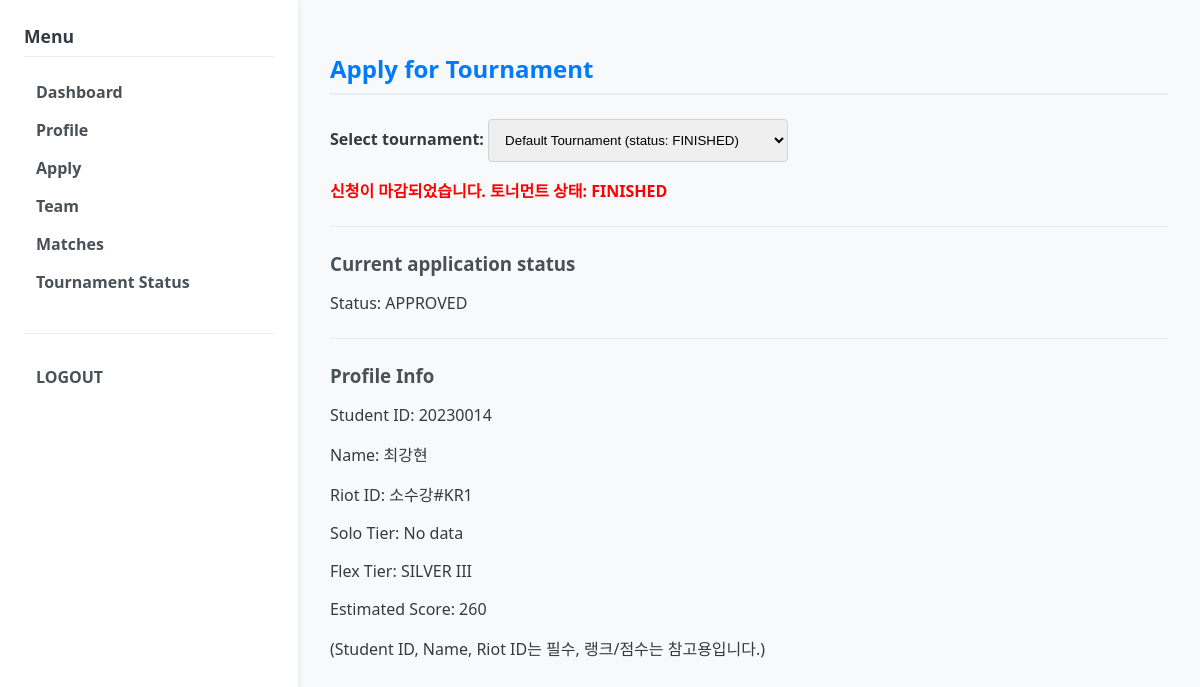
The page /user/apply (signed in) on the database its author committed.
### models.py (models this page shows)
class Tournament(db.Model):
    __tablename__ = "tournaments"
    id = db.Column(db.Integer, primary_key=True)
    name = db.Column(db.String(128), nullable=False)
    type = db.Column(db.String(16), default="KNOCKOUT") # 대회 방식: "KNOCKOUT", "LEAGUE", "LEAGUE_FINAL"
    status = db.Column(db.String(32), default="OPEN")  # OPEN, IN_PROGRESS, FINISHED
    current_stage = db.Column(db.String(16), default="LEAGUE") # 현재 단계: LEAGUE, PLAYOFF, FINAL 등
    created_at = db.Column(db.DateTime, default=datetime.utcnow)
    participants = db.relationship("Participant", back_populates="tournament")
    teams = db.relationship("Team", back_populates="tournament")

class Participant(db.Model):
    __tablename__ = "participants"
    id = db.Column(db.Integer, primary_key=True)
    user_id = db.Column(db.Integer, db.ForeignKey("users.id"), nullable=False)
    tournament_id = db.Column(db.Integer, db.ForeignKey("tournaments.id"), nullable=False)
    status = db.Column(db.String(16), default="PENDING")  # PENDING, APPROVED, REJECTED
    created_at = db.Column(db.DateTime, default=datetime.utcnow)
    user = db.relationship("User", back_populates="participants")
    tournament = db.relationship("Tournament", back_populates="participants")
    team_membership = db.relationship("TeamMember", back_populates="participant", uselist=False)

class User(db.Model):
    __tablename__ = "users"
    id = db.Column(db.Integer, primary_key=True)
    username = db.Column(db.String(64), unique=True, nullable=False)
    password_hash = db.Column(db.String(128), nullable=False)
    role = db.Column(db.String(50), default="USER")  # USER, ADMIN
    approval_status = db.Column(db.String(16), default="PENDING") # PENDING, APPROVED, REJECTED
    student_id = db.Column(db.String(20))      # 학번
    real_name = db.Column(db.String(64))       # 이름
    summoner_riot_id = db.Column(db.String(64))  # "닉네임#태그" 형식 (예: Clyde00#KR1)
    puuid = db.Column(db.String(128))
    tier = db.Column(db.String(32))
    solo_tier = db.Column(db.String(32))  # 예: "PLATINUM IV"
    flex_tier = db.Column(db.String(32))  # 예: "GOLD III"
    actual_score = db.Column(db.Integer)  # 관리자 입력 실제 점수
    primary_role = db.Column(db.String(16))
    secondary_role1 = db.Column(db.String(16))
    secondary_role2 = db.Column(db.String(16))
    created_at = db.Column(db.DateTime, default=datetime.utcnow)
    participants = db.relationship("Participant", back_populates="user")

### app.py (the view, shortened to what this page needs)
@app.route("/user/apply", methods=["GET", "POST"])
@login_required(role="USER")
def user_apply():
    user = current_user()
    tournaments = Tournament.query.all()
    selected_tournament_id = None
    if tournaments:
        selected_tournament_id = tournaments[0].id
    current_tournament = None
    is_application_open = False
    if selected_tournament_id:
        current_tournament = Tournament.query.get(selected_tournament_id)
        if current_tournament:
            if current_tournament.status == "OPEN":
                is_application_open = True
    current_participant = None
    if selected_tournament_id:
        current_participant = Participant.query.filter_by(
            user_id=user.id,
            tournament_id=selected_tournament_id,
        ).first()
    return render_template(
        "user/apply.html",
        user=user,
        tournaments=tournaments,
        selected_tournament_id=selected_tournament_id,
        current_participant=current_participant,
        is_application_open=is_application_open, # 템플릿에 전달
        current_tournament=current_tournament, # 템플릿에 전달
    )

### app.py (called while the page is built)
def current_user():
    user_id = session.get("user_id")
    if not user_id:
        return None
    user = User.query.get(user_id)
    return user

def login_required(role=None):
    def decorator(fn):
        from functools import wraps
        @wraps(fn)
        def wrapper(*args, **kwargs):
            user = current_user()
            active_role = session.get("role")
            if not user or not active_role:
                return redirect(url_for("login_page"))
            if role and active_role != role:
                flash("Permission denied. You are logged in as " + active_role + ".")
                return redirect(url_for("login_page"))
            return fn(*args, **kwargs)
        return wrapper
    return decorator

@app.context_processor
def inject_helpers():
    return dict(
        calculate_estimated_score=calculate_estimated_score,
        get_user_score=get_user_score,
        get_member_weighted_score=get_member_weighted_score,
    )

### score.py (called while the page is built)
def parse_tier_rank(tier_str: str | None) -> tuple[str | None, str | None]:
    if not tier_str:
        return None, None
    parts = tier_str.strip().split()
    if len(parts) == 1:
        return parts[0], None
    elif len(parts) >= 2:
        return parts[0], parts[1]
    return None, None

def tier_to_score(tier_str: str | None) -> int | None:
    tier, div = parse_tier_rank(tier_str)
    if not tier:
        return None
    tier = tier.upper()
    base = TIER_BASE.get(tier)
    if base is None:
        return None
    offset = 0
    if div:
        offset = DIVISION_OFFSET.get(div.upper(), 0)
    return base + offset

def calculate_estimated_score(user) -> int | None:
    from models import User  # type: ignore
    if not isinstance(user, User):
        return None
    solo_score = tier_to_score(user.solo_tier)
    flex_score = tier_to_score(user.flex_tier)
    solo_val = solo_score if solo_score is not None else 0
    flex_val = flex_score if flex_score is not None else 0
    if solo_score is not None and flex_score is not None:
        estimated_score = int(solo_val * 0.7) + int(flex_val * 0.3)
        return estimated_score
    elif solo_score is not None:
        return solo_score
    elif flex_score is not None:
        return int(flex_val * 0.8)
    else:
        return None

### templates/user/apply.html (shortened to what this page needs)
{% extends "base.html" %}
{% block content %}
<h2>Apply for Tournament</h2>
{% if not tournaments %}
    <p>No tournament available.</p>
{% else %}
    <form action="{{ url_for('user_apply') }}" method="post">
        <div>
            <label>Select tournament:
                <select name="tournament_id">
                    {% for t in tournaments %}
                        <option value="{{ t.id }}"
                            {% if t.id == selected_tournament_id %}selected{% endif %}>
                            {{ t.name }} (status: {{ t.status }})
                        </option>
                    {% endfor %}
                </select>
            </label>
        </div>
        {% if current_tournament and current_tournament.status in ("IN_PROGRESS", "RUNNING", "FINISHED") %}
            <div style="margin-top: 1rem; color: red; font-weight: bold;">
                신청이 마감되었습니다. 토너먼트 상태: {{ current_tournament.status }}
            </div>
        {% endif %}
    </form>
    <hr>
    <h3>Current application status</h3>
    {% if current_participant %}
        <p>Status: {{ current_participant.status }}</p>
    {% else %}
        <p>You have not applied for the selected tournament.</p>
    {% endif %}
    <hr>
    <h3>Profile Info</h3>
    <p>Student ID: {{ user.student_id or "Not set" }}</p>
    <p>Name: {{ user.real_name or "Not set" }}</p>
    <p>Riot ID: {{ user.summoner_riot_id or "Not set" }}</p>
    <p>Solo Tier: {{ user.solo_tier or "No data" }}</p>
    <p>Flex Tier: {{ user.flex_tier or "No data" }}</p>
    <p>Estimated Score: {{ calculate_estimated_score(user) or "No score (unranked)" }}</p>
    <p>(Student ID, Name, Riot ID는 필수, 랭크/점수는 참고용입니다.)</p>
{% endif %}
{% endblock %}

### static/css/style.css (style rules this page uses)
body { font-family: 'Segoe UI', Tahoma, Geneva, Verdana, sans-serif; margin: 0; padding: 0; background-color: #f8f9fa; color: #343a40; }
h2 { color: #007bff; border-bottom: 2px solid #e9ecef; padding-bottom: 0.5rem; margin-bottom: 1.5rem; }
h3 { color: #495057; margin-top: 1.5rem; margin-bottom: 1rem; }
hr { border: none; border-top: 1px solid #e9ecef; margin: 1.5rem 0; }
form div { margin-bottom: 1rem; }
label { display: block; margin-bottom: 0.3rem; font-weight: 600; }
input[type="text"], input[type="password"], input[type="number"], select { width: 100%; max-width: 300px; padding: 0.75rem; border: 1px solid #ced4da; border-radius: 4px; box-sizing: border-box; transition: border-color 0.2s, box-shadow 0.2s; }

### rows shown on the page
Tournament: status "FINISHED"
Participant: status "APPROVED"
User: student "20230014", real_name "최강현", summoner_riot "소수강#KR1", solo_tier "No data", flex_tier "SILVER III", solo_tier+flex_tier "260"

### other values the page prints
form field tournament_id "Default Tournament (status: FINISHED)"
